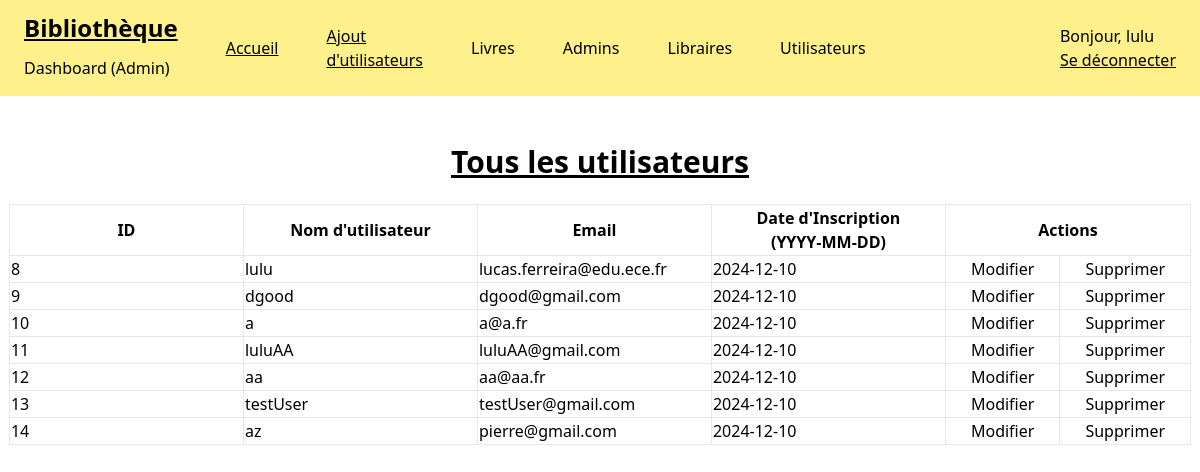
Page /admin_dashboard/manageUsers.php (signed in) on the committed database.
### tables this page shows
CREATE TABLE users (
  id_user int(11) NOT NULL,
  nom varchar(100) NOT NULL,
  prenom varchar(100) NOT NULL,
  email varchar(100) NOT NULL,
  password varchar(255) NOT NULL,
  date_inscription date NOT NULL DEFAULT curdate(),
  username varchar(30) DEFAULT NULL
);

### src/admin_dashboard/manageUsers.php (the view, shortened to what this page needs)
<?php
require_once "../includes/dbh.inc.php";
$query_users = $pdo->query("SELECT * FROM users")->fetchAll();
?>
<!doctype html>
<html>
<head>
    <link href="../output.css" rel="stylesheet">
</head>
<body class="overflow-x-auto h-full w-full">
    <div class="flex flex-row bg-yellow-200 h-24 w-full">
        <div class="flex flex-col px-6">
            <h1 class="flex text-2xl py-3 underline font-bold ">Bibliothèque</h1>
            <h4 class="font-normal">Dashboard (Admin)</h4>
        </div>
        <div class="flex flex-row justify-center items-center mx-6">
            <a href="../admin_dashboard.php" class="hover:font-bold underline">Accueil</a>
        </div>
        <div class="flex flex-row justify-center items-center mx-6">
            <a href="../admin_dashboard/manageAllUsers.php" class="hover:font-bold underline">Ajout d'utilisateurs</a>
        </div>
        <div class="flex flex-col justify-center mx-6 items-center">
            <a class="text-black hover:font-semibold hover:underline" href="manageBook.php">Livres</a>
        </div>
        <div class="flex flex-col justify-center mx-6 items-center">
            <a class="text-black hover:font-semibold hover:underline" href="manageAdmins.php">Admins</a>
        </div>
        <div class="flex flex-col justify-center mx-6 items-center">
            <a class="text-black hover:font-semibold hover:underline" href="manageLibrarians.php">Libraires</a>
        </div>
        <div class="flex flex-col justify-center mx-6 items-center">
            <a class="text-black hover:font-semibold hover:underline" href="manageUsers.php">Utilisateurs</a>
        </div>
        <div class="flex justify-end items-center w-full mx-6">
            <div class="flex flex-col">
                <p class="font-thin">Bonjour, <?php echo $_SESSION['admin_username']; ?></p>
                <form class="flex justify-end" action="../includes/logout.inc.php" method="post">
                    <button type="submit" class="hover:font-bold underline">Se déconnecter</button>
                </form>
            </div>
        </div>
    </div>
    <div class="flex flex-col py-6 justify-center items-center">
        <h1 class="text-3xl underline flex justify-center items-start font-bold p-6"> Tous les utilisateurs <h1>
                <table class="table-auto">
                    <thead>
                        <th class="border ">ID</th>
                        <th class="border ">Nom d'utilisateur</th>
                        <th class="border ">Email</th>
                        <th class="border ">Date d'Inscription <br>(YYYY-MM-DD)</th>
                        <th colspan="2" class="border ">Actions</th>
                    </thead>
                    <tbody>
                        <?php foreach ($query_users as $user) : ?>
                            <tr>
                                <form action="../includes/update_user.inc.php" method="post">
                                    <td class="border">
                                        <input type="text" name="id_user" value="<?= $user['id_user'] ?>" readonly>
                                    </td>
                                    <td class="border">
                                        <input type="text" name="username" value="<?= $user['username'] ?>" required>
                                    </td>
                                    <td class="border ">
                                        <input type="text" name="email" value="<?= $user['email'] ?>" required>
                                    </td>
                                    <td class="border ">
                                        <input type="text" name="date_inscription" value="<?= $user['date_inscription'] ?>" readonly>
                                    </td>
                                    <td class="border">
                                        <button class=" px-6 hover:bg-black transition:2s hover:text-white animate-fade" type="submit">Modifier</button>
                                    </td>
                                </form>
                                <td class="border">
                                    <form action="../includes/delete_user.inc.php" method="post">
                                        <button class="px-6 hover:bg-red-600 transition:2s hover:text-white animate-fade" type="submit">Supprimer</button>
                                    </form>
                                </td>
                            </tr>
                        <?php endforeach; ?>
                    </tbody>
                </table>
    </div>
</body>
</html>

### rows in the picture
users: id_user "8", username "lulu", email "lucas.ferreira@edu.ece.fr", date_inscription "2024-12-10"
users: id_user "9", username "dgood", email "dgood@gmail.com", date_inscription "2024-12-10"
users: id_user "10", username "a", email "a@a.fr", date_inscription "2024-12-10"
users: id_user "11", username "luluAA", email "luluAA@gmail.com", date_inscription "2024-12-10"
users: id_user "12", username "aa", email "aa@aa.fr", date_inscription "2024-12-10"
users: id_user "13", username "testUser", email "testUser@gmail.com", date_inscription "2024-12-10"
users: id_user "14", username "az", email "pierre@gmail.com", date_inscription "2024-12-10"

### other values in the picture
$_SESSION['admin_username'] "lulu"
